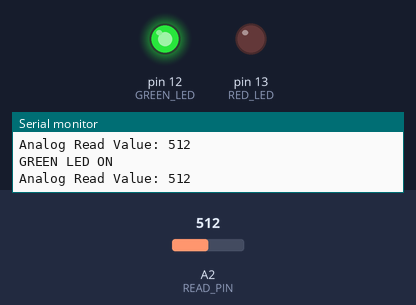
Bench run of a program on a simulated Arduino Mega 2560, built with avr-gcc and run on an emulated ATmega2560. On the bench: output pins drawn as LEDs (lit = HIGH), the last lines printed to the serial monitor. The test bench sets the inputs (shaded band); at power-on: A2 (READ_PIN) = 512.

Above: at 1.2 s.
1.3 s: A2 (READ_PIN) set to 581
4.3 s: A2 (READ_PIN) set to 614
At 5.2 s:
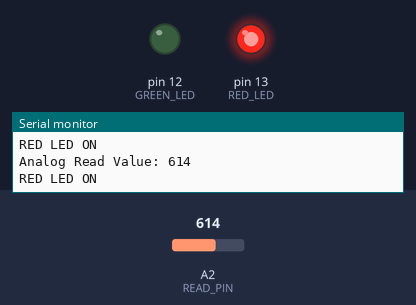
Timing chart, 0 to 7.3 s (numbered marks = the images above; inputs shaded):
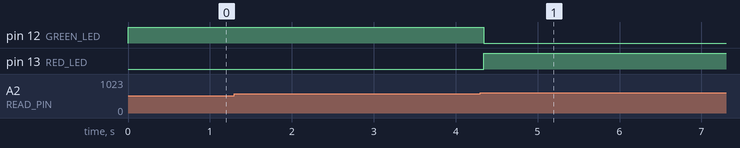

The program:

main.cpp
```cpp
#include <Arduino.h>

const int READ_PIN = A2;
// float v2 = 0;
int readValue = 0;
const int RED_LED = 13;
const int GREEN_LED = 12;

void setup() {
  pinMode(RED_LED, OUTPUT);
  pinMode(GREEN_LED, OUTPUT);

  Serial.begin(9600);
}


  // ---------------------------
  // Main loop: read sensor, print value, and set corresponding LED
  // ---------------------------
  // Reads the analog value from the sensor connected to READ_PIN
  // and prints it to the serial console.
  // Depending on the value, it sets either the red or green LED on (HIGH) or off (LOW).
  // The threshold value for this decision is 600.
void loop() {

  readValue = analogRead(READ_PIN);
  Serial.print("Analog Read Value: ");
  Serial.println(readValue);
  if(readValue < 600){
    digitalWrite(RED_LED, LOW);
    digitalWrite(GREEN_LED, HIGH);
    Serial.println("GREEN LED ON");
  } else {
    digitalWrite(RED_LED, HIGH);
    digitalWrite(GREEN_LED, LOW);
    Serial.println("RED LED ON");
  }
}
```

Measured:
- the behaviour switches between 599 and 600 on A2 (READ_PIN) (found by bisection; images 0 and 1)
- after the input at 4.3 s, pin 12 (GREEN_LED): HIGH → LOW at once; pin 13 (RED_LED): LOW → HIGH at once
